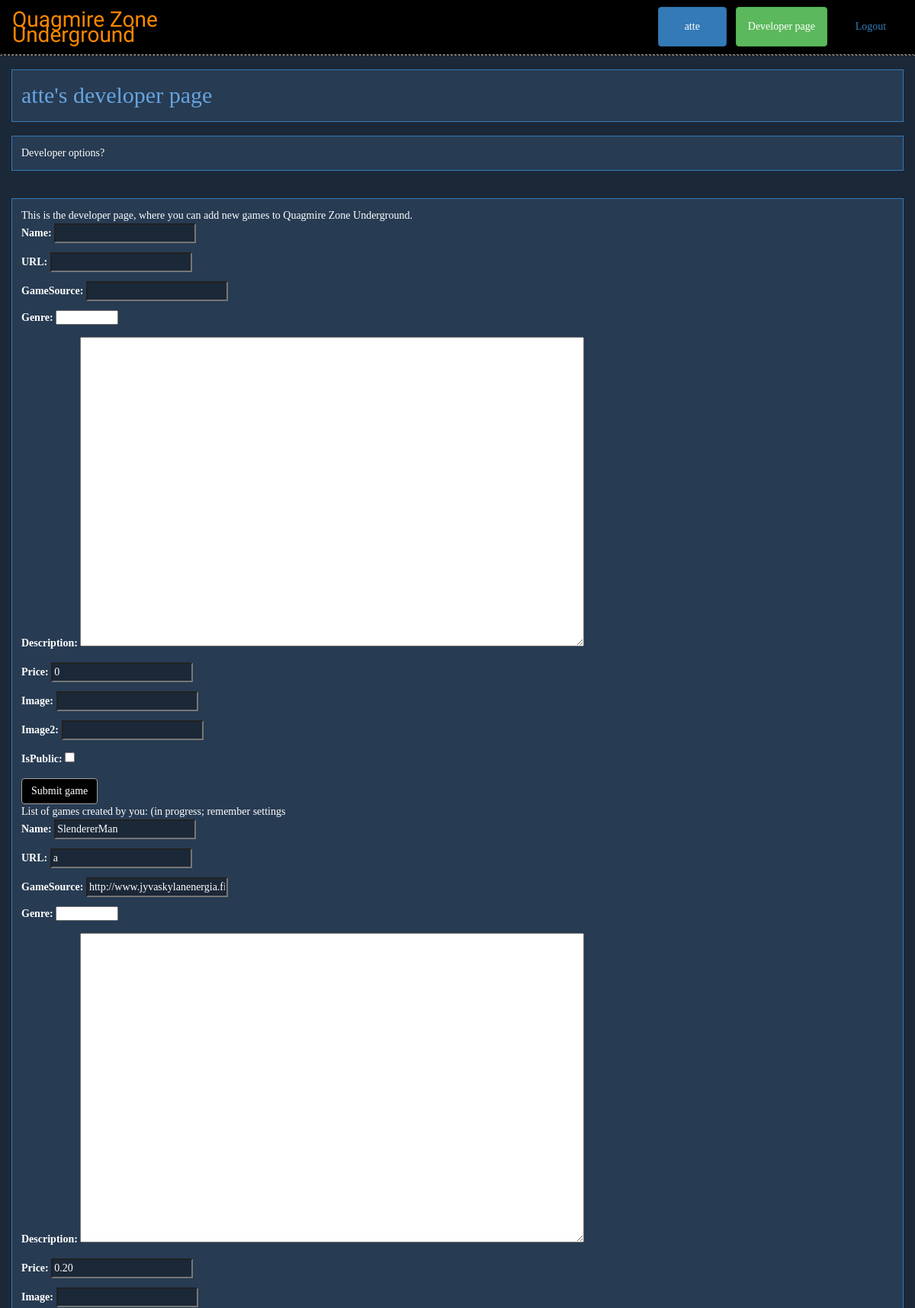
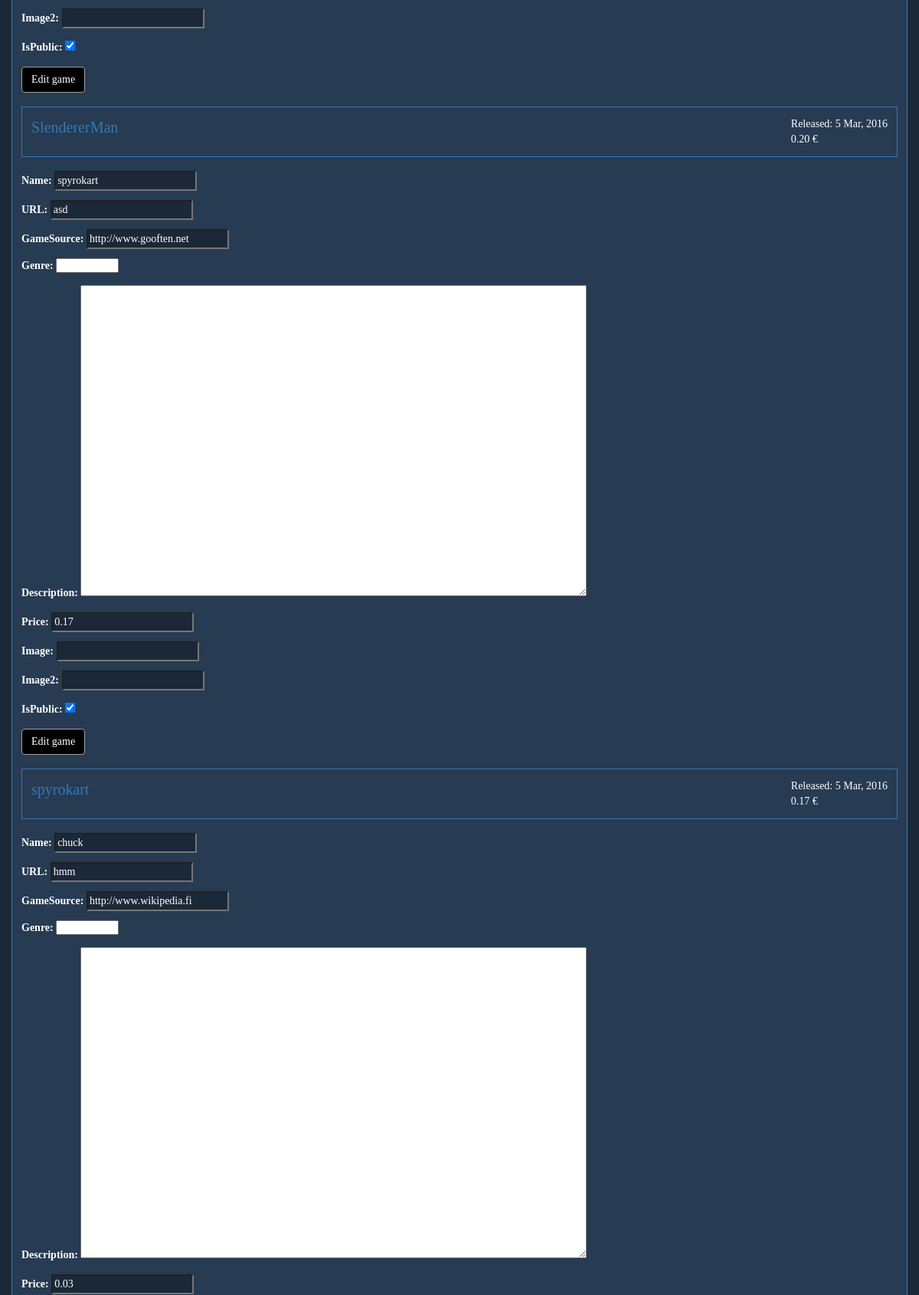
Screenshot of /developer/atte (signed in, upper part) with the database file from the repository (2 pictures, top to bottom).
### gamestore/models.py (models this page shows)
class Game(models.Model):
    name = models.CharField(max_length=80)
    URL = models.CharField(max_length=150, unique=True, validators=[URLAllowedChars])
    gameSource = models.URLField(max_length=300, unique=True)
    isPublic = models.BooleanField(default=False)
    genre = models.CharField(max_length=30, default=GENRE_UNSPECIFIED, choices=GAME_GENRES)
    description = models.TextField(blank=True) # TODO: Think about how to implement line feeds.
    image = models.URLField(blank=True)
    image2 = models.URLField(blank=True)
    developer = models.ForeignKey(
        User,
        on_delete=models.SET_NULL,
        null=True)
    price = models.DecimalField(max_digits=7, decimal_places=2, default=0)
    createDate = models.DateTimeField(auto_now_add=True, null=True)
    updateDate = models.DateTimeField(auto_now=True, null=True) # TODO: Not sure if works.

### gamestore/views.py (the view)
# urls.py: url(r'^developer/([0-9a-zA-Z@.+-_]+)$', views.developerPage),
def developerPage(request, user_name):
	if request.user.is_authenticated():
		if request.user.username == user_name:
			if request.user.userextension.isDeveloper == True:
				if request.method == 'POST':
					new_game_form = GameSubmissionForm(data=request.POST)
					if new_game_form.is_valid():
						newgame = new_game_form.save()
						newgame.developer = request.user
						newgame.save()
						ownedgame = GamesOwned(paymentState=PAYMENT_DEV, game=newgame)
						ownedgame.save()
						request.user.userextension.ownedGames.add(ownedgame)
						ownedgame.save()
						request.user.save()
						request.user.userextension.save()
						return redirect('/developer/' + request.user.username)
					else:
						return HttpResponse(new_game_form.errors)
				else:
					developer = get_object_or_404(User, pk=request.user.id)
					games = Game.objects.filter(developer=developer)
					new_game_form = GameSubmissionForm()
					game_editing_forms = []
					for x in games:
						editing_form = GameSubmissionForm(instance=x)
						editing_form.fields['URL'].widget.attrs['readonly'] = True
						game_editing_forms.append(editing_form)
					gameforms = zip(games, game_editing_forms)
					context = {'user': developer, 'games': games, 'form': new_game_form, 'editforms': game_editing_forms, 'gameforms': gameforms}
					return render(request, 'developer_page.html', context)
			else:
				return redirect('/developerinfo')
		else:
			raise PermissionDenied
	else:
		return render(request, 'auth_required.html', {'last_page': 'user'}) # TODO: change the context and html file name

### gamestore/forms.py
class GameSubmissionForm(ModelForm):
    class Meta:
        model = Game
        fields = ['name', 'URL', 'gameSource', 'genre', 'description', 'price', 'image', 'image2', 'isPublic']
        widgets = {
            'description': Textarea(attrs={'cols': 80, 'rows': 20, 'label': 'Awesome description!'}),
        }

### gamestore/templates/developer_page.html (shortened to what this page needs)
{% load staticfiles %}
<html>
    <head>
        <link rel="stylesheet" href="https://maxcdn.bootstrapcdn.com/bootstrap/3.3.6/css/bootstrap.min.css">
        <link rel="stylesheet" type="text/css" href="{% static 'quagmire.css' %}">
    </head>
    <body>
        <header>
            <nav class="navbar">
                <ul class="nav navbar-nav">
                    <li class="title"><a href="/">Quagmire Zone<br>Underground</a></li>
                </ul>
                <div class="navbar-collapse">
                    <ul class="nav navbar-nav navbar-right">
                        <li>
                            <a href="/user/{{ user.username }}" class="btn btn-primary navbar-btn">{{ user.username }}</a>
                        </li>
                        <li>
                            <a href="/developer/{{ user.username }}" class="btn btn-success navbar-btn">Developer page</a>
                        </li>
                        <li>
                            <a href="/logout" class="btn btn-link navbar-btn" role="button">Logout</a>
                        </li>
                    </ul>
                </div>
            </nav>
        </header>
        <div class="container">
            <div class="row">
                <div class="generic name">{{ user.username }}'s developer page</div>
                <div class="generic">Developer options?</div>
                <div class="container">
        	        <div class="row">
        		        <div class="generic">
        			        {% if user.is_authenticated %}
                                {% if user.userextension.isDeveloper %}
                                    This is the developer page, where you can add new games to Quagmire Zone Underground.
                                    <form method="POST" action="/developer/{{ user.username }}">
                                        {{ form.as_p }}
                                        <input class="btn submit" type="submit" value="Submit game" />
                                    </form>
                                    List of games created by you:
                                    (in progress; remember settings
                                    {% for game, editform in gameforms %}
                                            <form method="POST" action="/game/{{ game.URL }}/edit">
                                                {{ editform.as_p }}
                                                <input class="btn submit" type="submit" value="Edit game" />
                                            </form>
                                        <div class="gameinfo">
                                            <div class="gameinfo-left">
                                                <a href="/game/{{ game.URL }}">{{ game.name }}</a><br><img src="{{ game.image }}"><img src="{{ game.image2 }}">
                                            </div>
                                            <div class="gameinfo-right">
                                                Released: {{ game.createDate|date:'j M, Y' }}<br>{{ game.price }} €
                                            </div>
                                        </div>
                                    {% endfor %}
                                {% else %}
                                    Unfortunately, you do not have the permission to view our developer page. You can become one after reading our <a href="developerinfo" target="/">info page</a>.
                                {% endif %}
            		        {% endif %}
            	        </div>
                    </div>
                </div>
            </div>
        </div>
    </body>
</html>

### gamestore/static/quagmire.css (style rules this page uses)
body { margin: 0; height: 100%; background: #1B2838; color: #FFFFFF; font-family: "Verdana"; }
input { background-color: #1B2838; }
.submit { background-color: #000000; border: 1px solid #A0A0A0; }
form { margin-bottom: 0; }
header { width: 100%; background: #000000; border-bottom: 1px dashed gray; }
.navbar { margin-bottom: 0; border-bottom: 1px dashed gray; }
.title { text-decoration: none; font-family: "Nosifer"; font-size: 28px; }
.title a { color: #FF8800; }
@media (min-width: 768px) { .nav > li > a.btn { min-width: 90px; margin-right: 12px; } }
.gameinfo { background-color: #273B52; border: 1px solid #337AB7; margin: 18px 0; padding: 12px; overflow: hidden; }
.gameinfo-left { float: left; font-size: 20px; }
.gameinfo-right { float: right; }
.generic { background-color: #273B52; border: 1px solid #337AB7; margin: 18px 0; padding: 12px; }
.name { font-size: 30px; color: #66A4DF; }

### rows the page displays
Game: name "SlendererMan", URL "a", gameSource "http://www.jyvaskylanenergia.fi", genre "RPG", description "So slender", price "0.20", isPublic "☑", createDate "5 Mar, 2016"
Game: name "spyrokart", URL "asd", gameSource "http://www.gooften.net", genre "Adventure", description "Jahuu", price "0.17", isPublic "☑", createDate "5 Mar, 2016"
Game: name "chuck", URL "hmm", gameSource "http://www.wikipedia.fi", genre "Puzzle", description "TFood fight with champion", price "0.03"

### other values shown
{{ user.username }} "atte"
